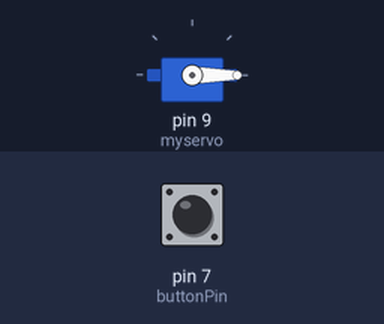
Simulated run of this sketch. Board: Arduino Uno, built with avr-gcc and run on an emulated ATmega328P. On the bench: servo. Inputs (shaded band) come from the test bench; at power-on: pin 7 (buttonPin) HIGH.

Above: at 1.2 s.
1.3 s: pin 7 (buttonPin) pulled LOW for 0.15 s
At 3.6 s:
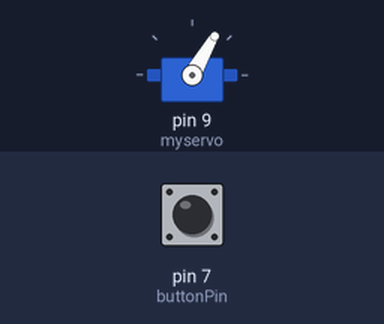
4.3 s: pin 7 (buttonPin) pulled LOW for 1 s
At 4.76 s:
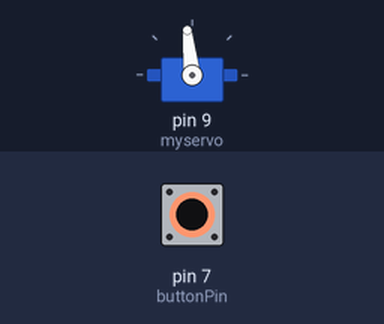
Timing chart, 0 to 7.4 s (numbered marks = the images above; inputs shaded):
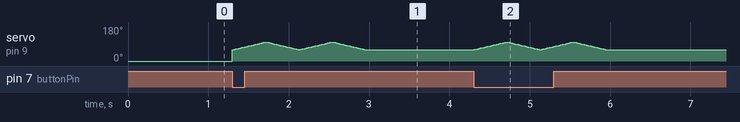

The sketch:

RobotWave.ino
```cpp
#include <Servo.h>

Servo myservo;

const int buttonPin = 7;
int buttonState = 0;

void setup()

{
  pinMode(buttonPin, INPUT_PULLUP);
  myservo.attach(9);
  myservo.write(0);

}

void loop()

{

  buttonState = digitalRead(buttonPin);  //buttonState reads the state of the buttonPin

    if (buttonState == LOW) // code to be executed when button is pressed
    {
      for(int i = 0; i < 2; i++){
        for (int pos = 60; pos <= 100; pos += 1) {  // rotate slowly from 60 degrees to 100 degrees, one by one degree
          // in steps of 1 degree
          myservo.write(pos);  // control servo to go to position in variable 'pos'
          delay(10);         // waits 10ms for the servo to reach the position
        }
        for (int pos = 100; pos >= 60; pos -= 1) {  // rotate slowly from 100 degrees to 60 degrees, one by one degree
          // in steps of 1 degree
          myservo.write(pos);  // control servo to go to position in variable 'pos'
          delay(10);         // waits 10ms for the servo to reach the position

        }
      }
    }
}
```
